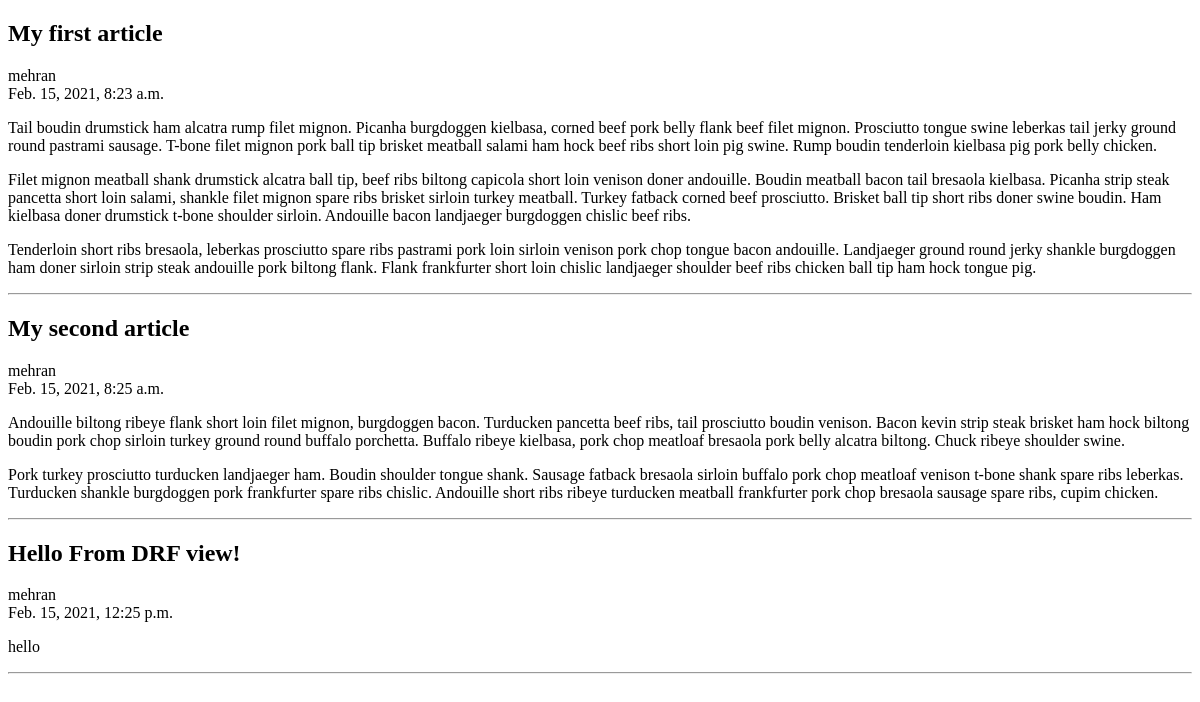
The app's page /, older data.
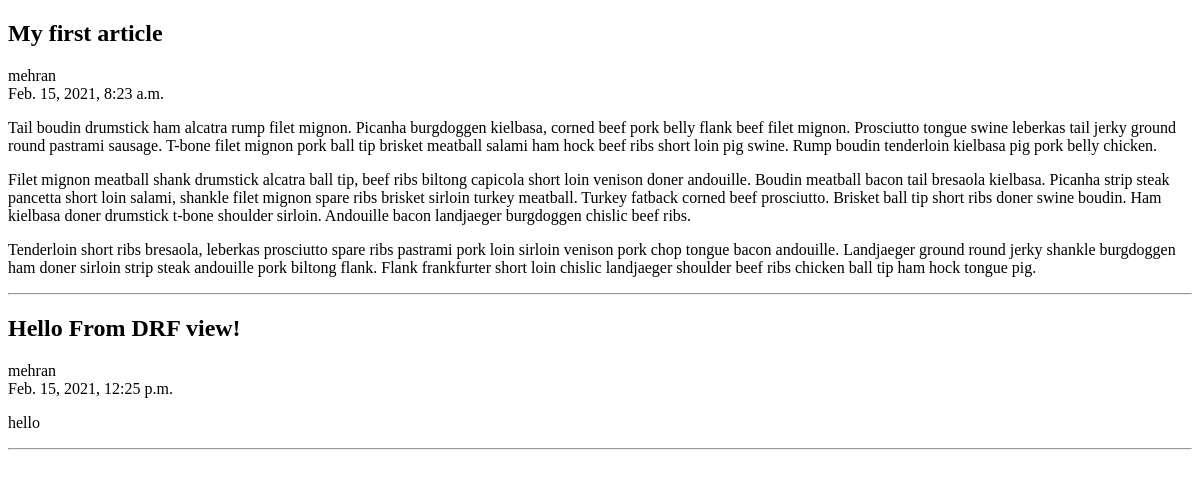
The same page, newer data.
### blog/models.py (models this page shows, shortened)
class Article(models.Model):
	title = models.CharField(max_length=250)
	slug = models.SlugField()
	author = models.ForeignKey(User, on_delete=models.CASCADE)
	content = models.TextField()
	publish = models.DateTimeField(default=timezone.now)
	created = models.DateTimeField(auto_now_add=True)
	updated = models.DateTimeField(auto_now=True)
	status = models.BooleanField(default=False)

### blog/views.py (the view)
# urls.py: path("", ArticleList.as_view(), name="list"),
class ArticleList(ListView):
	def get_queryset(self):
		return Article.objects.filter(status=True)

### blog/templates/blog/article_list.html (shortened to what this page needs)
{% extends 'blog/base.html' %}
{% block main %}
	{% for article in object_list %}
		<article>
			<h2>{{article.title}}</h2>
			<div>{{article.author}}</div>
			<div>{{article.publish}}</div>
			{{article.content|linebreaks}}
		</article>
		<hr>
	{% empty %}
		<div>Nothing to show.</div>
	{% endfor %}
{% endblock %}

### blog/templates/blog/base.html (shortened to what this page needs)
<!DOCTYPE html>
<html>
<head>
</head>
<body>
	{% block main %}{% endblock %}
</body>
</html>

Row changes from the older to the newer data that the page shows:
no longer on this page (row edited): Article: title "My second article", author "mehran", publish "Feb. 15, 2021, 8:25 a.m.", content "Andouille biltong ribeye flank short loin filet mignon, burgdoggen bacon. Turducken pancetta beef ribs, tail prosciutto boudin venison. Bacon kevin strip steak brisket ham hock biltong boudin pork chop sirloin turkey ground round buffalo porchetta. Buffalo ribeye kielbasa, pork chop meatloaf bresaola pork belly alcatra biltong. Chuck ribeye shoulder swine. Pork turkey prosciutto turducken landjaeger ham. Boudin shoulder tongue shank. Sausage fatback bresaola sirloin buffalo pork chop meatloaf venison t-bone shank spare ribs leberkas. Turducken shankle burgdoggen pork frankfurter spare ribs chislic. Andouille short ribs ribeye turducken meatball frankfurter pork chop bresaola sausage spare…"
